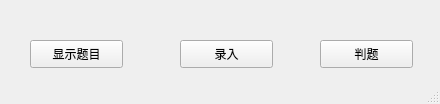
<?xml version="1.0" encoding="UTF-8"?>
<ui version="4.0">
 <class>mainwindowClass</class>
 <widget class="QMainWindow" name="mainwindowClass">
  <property name="geometry">
   <rect>
    <x>0</x>
    <y>0</y>
    <width>440</width>
    <height>104</height>
   </rect>
  </property>
  <property name="windowTitle">
   <string>考试系统-开始界面</string>
  </property>
  <widget class="QWidget" name="centralWidget">
   <widget class="QPushButton" name="pushButton">
    <property name="geometry">
     <rect>
      <x>30</x>
      <y>40</y>
      <width>93</width>
      <height>28</height>
     </rect>
    </property>
    <property name="text">
     <string>显示题目</string>
    </property>
   </widget>
   <widget class="QPushButton" name="pushButton_2">
    <property name="geometry">
     <rect>
      <x>180</x>
      <y>40</y>
      <width>93</width>
      <height>28</height>
     </rect>
    </property>
    <property name="text">
     <string>录入</string>
    </property>
   </widget>
   <widget class="QPushButton" name="pushButton_3">
    <property name="geometry">
     <rect>
      <x>320</x>
      <y>40</y>
      <width>93</width>
      <height>28</height>
     </rect>
    </property>
    <property name="text">
     <string>判题</string>
    </property>
   </widget>
  </widget>
  <widget class="QStatusBar" name="statusbar"/>
 </widget>
 <layoutdefault spacing="6" margin="11"/>
 <resources>
  <include location="mainwindow.qrc"/>
 </resources>
 <connections/>
</ui>
